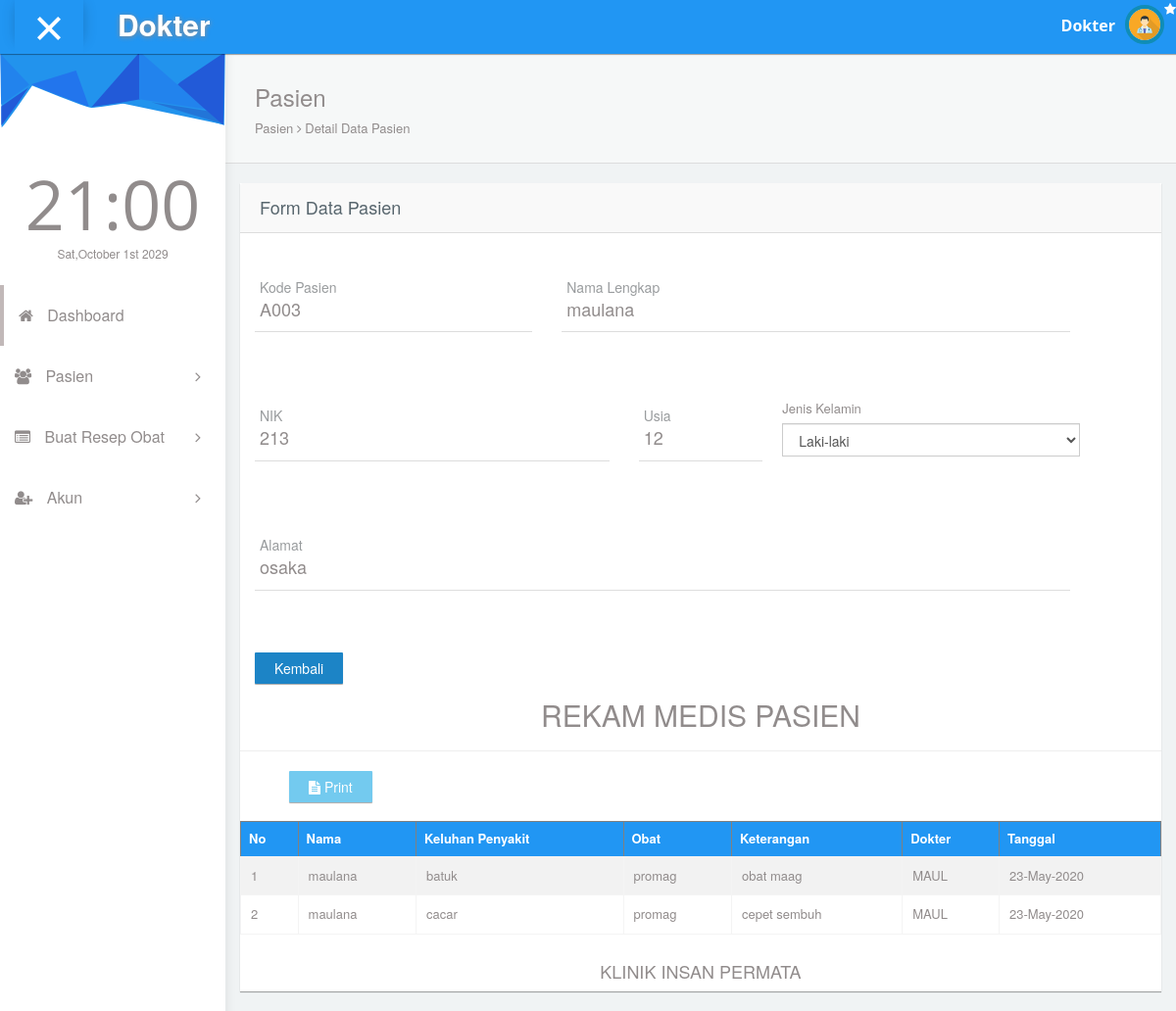
The page /administrator/dokter/detail_pasien.php?kode_pasien=A003 on the database as committed earlier.
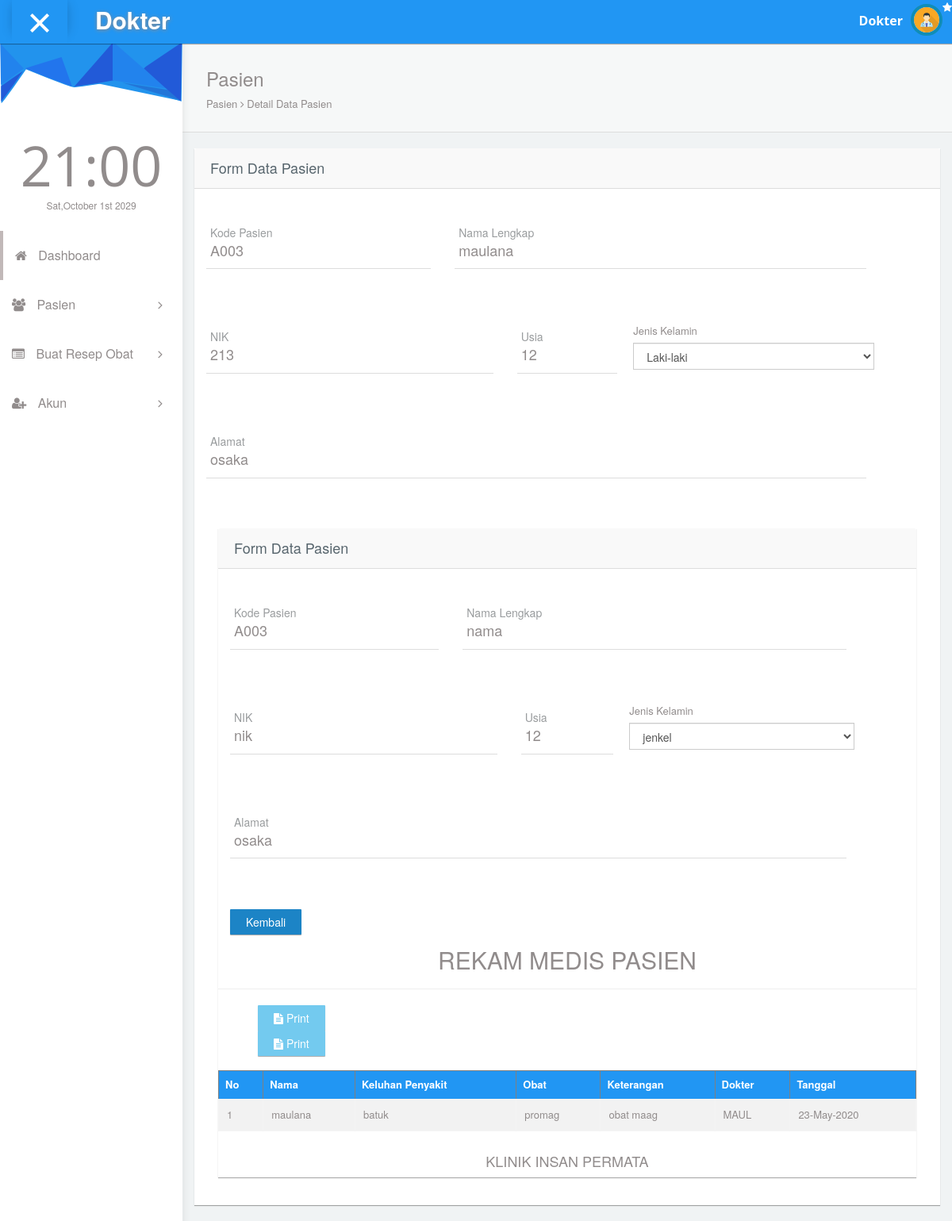
The same page on the database as committed later.
### tables this page shows
CREATE TABLE `pasien` (
  `id_pasien` int(10) NOT NULL,
  `kode_pasien` varchar(5) DEFAULT NULL,
  `nama` varchar(20) NOT NULL,
  `nik` varchar(16) DEFAULT NULL,
  `usia` int(2) DEFAULT NULL,
  `jenkel` varchar(10) NOT NULL,
  `alamat` text NOT NULL,
  `keterangan` varchar(20) NOT NULL,
  `tanggal` varchar(12) NOT NULL,
  `waktu` varchar(10) NOT NULL
);

CREATE TABLE `rekam_medis` (
  `id_data` int(10) NOT NULL,
  `nama` varchar(20) NOT NULL,
  `kode_pasien` varchar(5) NOT NULL,
  `penyakit` text NOT NULL,
  `nama_dokter` varchar(20) NOT NULL,
  `obat` text,
  `jumlah` int(2) DEFAULT NULL,
  `keterangan` text,
  `status` varchar(10) NOT NULL,
  `tanggal` varchar(12) NOT NULL,
  `waktu` varchar(10) NOT NULL
);

### administrator/dokter/detail_pasien.php (the view, shortened to what the changed rows need)
<!DOCTYPE html>
<html lang="en">
<?php include 'page/head.php'; ?>
<body id="mimin" class="dashboard">
      <div class="container-fluid mimin-wrapper">
           <?php include 'page/left-menu.php'; ?>
            <div id="content">
                 <?php
                include'koneksi.php';
                $kode_pasien = $_GET['kode_pasien'];
                $data = mysqli_query ($koneksi, "SELECT * FROM pasien where kode_pasien ='$kode_pasien'");
                while ($d = mysqli_fetch_array($data)) {
          ?>
                <form action="update_regis_pasien.php" method="post">
                <div class="form-element">
                <div class="col-md-12 padding-0">
              <div class="col-md-12">
                <div class="col-md-12 panel">
                  <div class="col-md-12 panel-heading">
                    <h4>Form Data Pasien </h4>
                  </div>
                  <div class="col-md-12 panel-body">
                    <div class="row">
                     <div class="col-md-4">
                      <div class="form-group form-animate-text" style="margin-top:40px !important;">
                        <input name="kode_pasien" type="text" class="form-text" required value="<?php echo$d['kode_pasien']?>">
                        <label>Kode Pasien</label>
                      </div>
                    </div>
                     <div class="col-md-7">
                      <div class="form-group form-animate-text" style="margin-top:40px !important;">
                        <input name="nama" type="text" class="form-text" value="<?php echo$d['nama']?>" required>
                        <label>Nama Lengkap</label>
                      </div>
                    </div>
                </div>
                <div class="row">
                  <div class="col-md-5">
  <div class="form-group form-animate-text" style="margin-top:40px !important;">
                        <input name="nik" type="text" class="form-text" value="<?php echo$d['nik']?>" required>
                        <label>NIK</label>
                      </div>
    </div>
                    <div class="col-md-2">
                      <div class="form-group form-animate-text" style="margin-top:40px !important;">
                        <input name="usia" type="number" class="form-text" value="<?php echo$d['usia']?>" required>
                        <label>Usia</label>
                      </div>
                    </div>
                    <div class="col-md-4" style="padding:5px;">
                     <br>
                       <label>Jenis Kelamin</label>
                        <select name="jenkel" class="form-control" required>
                          <option value="<?php echo$d['jenkel']?>"><?php echo$d['jenkel']?></option>
                        </select>
                      </div>
                    </div>
                <div class="row">
                  <div class="col-md-11">
                      <div class="form-group form-animate-text" style="margin-top:40px !important;">
                        <input name="alamat" type="text" class="form-text" value="<?php echo$d['alamat']?>">
                        <label>Alamat</label>
                      </div>
                    </div>
                </div>
                <br>
                  </form>
                    <?php
            }
            ?>
                </div>
                <h2 align="center">REKAM MEDIS PASIEN</h2>
                <div class="row">
                  <div class="col-md-3">
                     <?php
                include'koneksi.php';
                $kode_pasien = $_GET['kode_pasien'];
                 $data = mysqli_query ($koneksi, "SELECT * FROM pasien where kode_pasien ='$kode_pasien'");
                while ($d = mysqli_fetch_array($data)) {
                ?>
                    <a href="print-data.php?kode_pasien=<?php echo $d['kode_pasien']; ?>" class="btn btn-info" style="margin-left:50px"><i class="fa fa-file-text"></i> Print</a>
                  <?php
                }
                ?>
                  </div>
                </div>
                <br>
                <table class="table" border="1" >
                    <tr align="center">
                        <th>No</th>
                        <th>Nama</th>
                        <th>Keluhan Penyakit</th>
                        <th>Obat</th>
                        <th>Keterangan</th>
                        <th>Dokter</th>
                        <th>Tanggal</th>
                     </tr>
                     <?php
                       $kode_pasien = $_GET['kode_pasien'];
                       include 'koneksi.php';
                       $no = 1;
                       $data = mysqli_query($koneksi,"SELECT * FROM `rekam_medis` where kode_pasien = '$kode_pasien'");
                       while($d = mysqli_fetch_array($data)){
                        ?>
                     <tr>
                         <td><?php echo $no++ ;?></td>
                          <td><?php echo $d['nama']; ?></td>
                          <td><?php echo $d['penyakit']; ?></td>
                          <td><?php echo $d['obat']; ?></td>
                          <td><?php echo $d['keterangan']; ?></td>
                          <td><?php echo $d['nama_dokter']; ?></td>
                          <td><?php echo $d['tanggal']; ?></td>
                     </tr>
                     <?php
                     }
                     ?>
                </table>
                <br>
              </div>
</body>
</html>

Rows that differ between the two databases and show on the page:
no longer on this page (row edited): rekam_medis: nama "maulana", penyakit "cacar", obat "promag", keterangan "cepet sembuh", nama_dokter "MAUL", tanggal "23-May-2020"
now on this page (row edited): pasien: kode_pasien "A003", nama "nama", nik "nik", usia "12", jenkel "jenkel", alamat "osaka"
